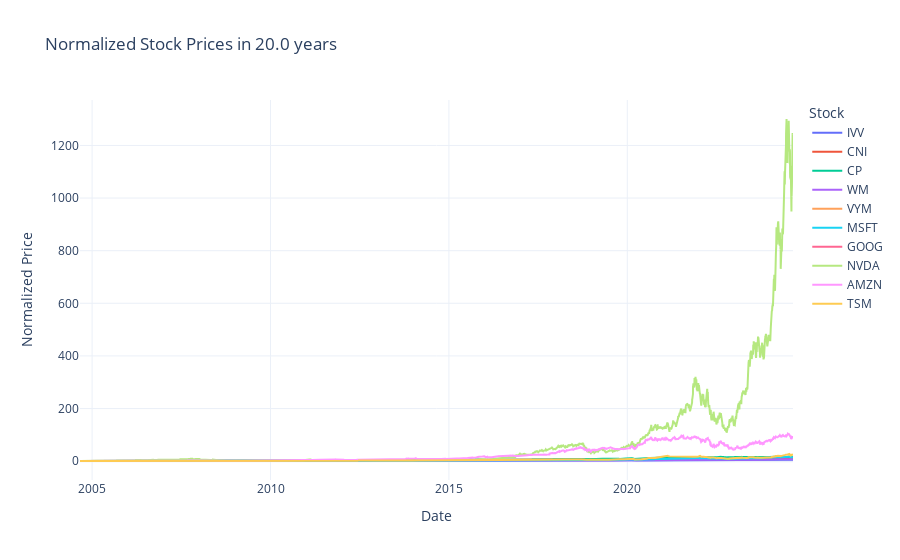

Write notebook code for a chart like this one.
### Code cell
stock_daily_ts_consolidate_normalized_df = stock_daily_ts_consolidate_df / stock_daily_ts_consolidate_df.iloc[-1]


# Create a Plotly figure
fig = go.Figure()

# Add traces for each stock
for column in stock_daily_ts_consolidate_normalized_df.columns:
    fig.add_trace(go.Scatter(
        x=stock_daily_ts_consolidate_normalized_df.index,
        y=stock_daily_ts_consolidate_normalized_df[column],
        mode='lines',
        name=column
    ))

# Customize layout
fig.update_layout(
    title=f'Normalized Stock Prices in {window_days/365} years',
    xaxis_title='Date',
    yaxis_title='Normalized Price',
    legend_title='Stock',
    template='plotly_white'
)

# Show the plot
fig.show()

### Figure 1 — Plotly figure (JSON) as saved in the notebook; plotly's stock layout.template omitted (floating-point values rounded to 4 significant figures; data arrays with more than 128 entries replaced by an {"elided": "..."} marker saying what was removed)
{"data": [{"mode": "lines", "name": "IVV", "type": "scatter", "x": {"elided": "5031 str values"}, "y": {"elided": "5031 float values"}}, {"mode": "lines", "name": "CNI", "type": "scatter", "x": {"elided": "5031 str values"}, "y": {"elided": "5031 float values"}}, {"mode": "lines", "name": "CP", "type": "scatter", "x": {"elided": "5031 str values"}, "y": {"elided": "5031 float values"}}, {"mode": "lines", "name": "WM", "type": "scatter", "x": {"elided": "5031 str values"}, "y": {"elided": "5031 float values"}}, {"mode": "lines", "name": "VYM", "type": "scatter", "x": {"elided": "5031 str values"}, "y": {"elided": "5031 null values"}}, {"mode": "lines", "name": "MSFT", "type": "scatter", "x": {"elided": "5031 str values"}, "y": {"elided": "5031 float values"}}, {"mode": "lines", "name": "GOOG", "type": "scatter", "x": {"elided": "5031 str values"}, "y": {"elided": "5031 null values"}}, {"mode": "lines", "name": "NVDA", "type": "scatter", "x": {"elided": "5031 str values"}, "y": {"elided": "5031 float values"}}, {"mode": "lines", "name": "AMZN", "type": "scatter", "x": {"elided": "5031 str values"}, "y": {"elided": "5031 float values"}}, {"mode": "lines", "name": "TSM", "type": "scatter", "x": {"elided": "5031 str values"}, "y": {"elided": "5031 float values"}}], "layout": {"legend": {"title": {"text": "Stock"}}, "title": {"text": "Normalized Stock Prices in 20.0 years"}, "xaxis": {"title": {"text": "Date"}}, "yaxis": {"title": {"text": "Normalized Price"}}}}
